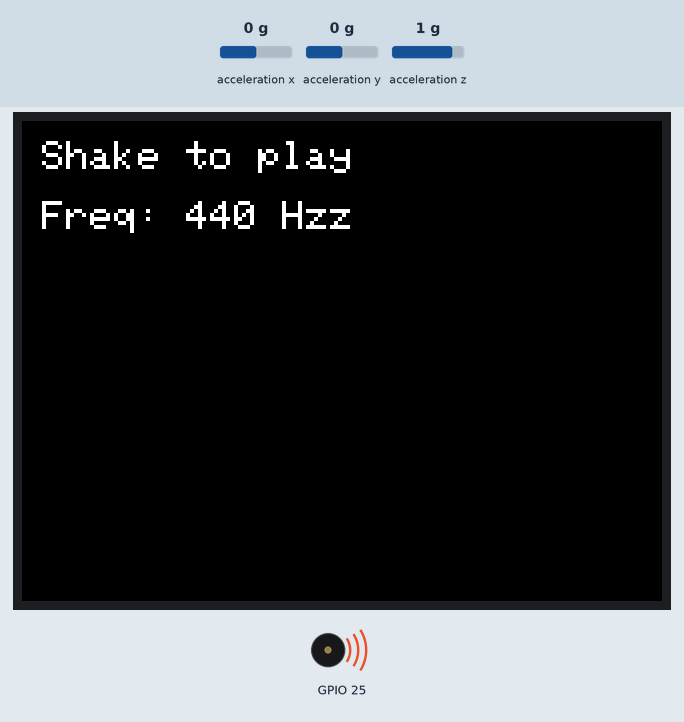
This sketch was run on a simulated ESP32. Shown: 320×240 colour display, buzzer (waves = sounding). The test bench sets the inputs (shaded band); at power-on: acceleration x 0 g, acceleration z 1 g, acceleration y 0 g.

Above: at 1.4 s.
1.5 s: acceleration x set to -1.4 g
3.0 s: acceleration z set to 0.8 g
4.5 s: acceleration x set to -0.8 g
Timing chart, 0 to 7.5 s (numbered marks = the images above; inputs shaded):
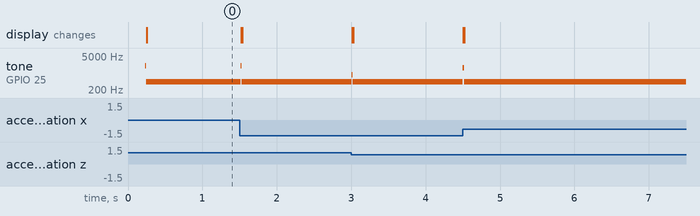

Measured:
- after the input at 1.5 s, tone on GPIO 25: 440 Hz → 2000 Hz at once, → 440 Hz 0.02 s later
- after the input at 3.0 s, tone on GPIO 25: 440 Hz → 839 Hz at once, → 440 Hz 0.02 s later
- after the input at 4.5 s, tone on GPIO 25: 440 Hz → 1639 Hz at once, → 440 Hz 0.02 s later

The sketch:

imu_instrument.ino
```cpp
#include <M5Unified.h>

float prevAccX = 0.0f;
float prevAccY = 0.0f;
float prevAccZ = 0.0f;

void setup() {
  M5.begin();
  M5.Imu.begin();
  M5.Lcd.setTextSize(2);
  M5.Lcd.fillScreen(BLACK);
  M5.Lcd.setCursor(10, 10);
  M5.Lcd.println("Shake to play");
}

void loop() {
  float accX, accY, accZ;
  M5.Imu.getAccelData(&accX, &accY, &accZ);

  float dx = accX - prevAccX;
  float dy = accY - prevAccY;
  float dz = accZ - prevAccZ;
  float delta = sqrtf(dx * dx + dy * dy + dz * dz);

  int freq = 440 + (int)(delta * 2000); // scale change to audible range
  freq = constrain(freq, 200, 2000);

  M5.Speaker.tone(freq);

  M5.Lcd.setCursor(10, 40);
  M5.Lcd.printf("Freq: %d Hz", freq);

  prevAccX = accX;
  prevAccY = accY;
  prevAccZ = accZ;

  delay(10);
}
```
